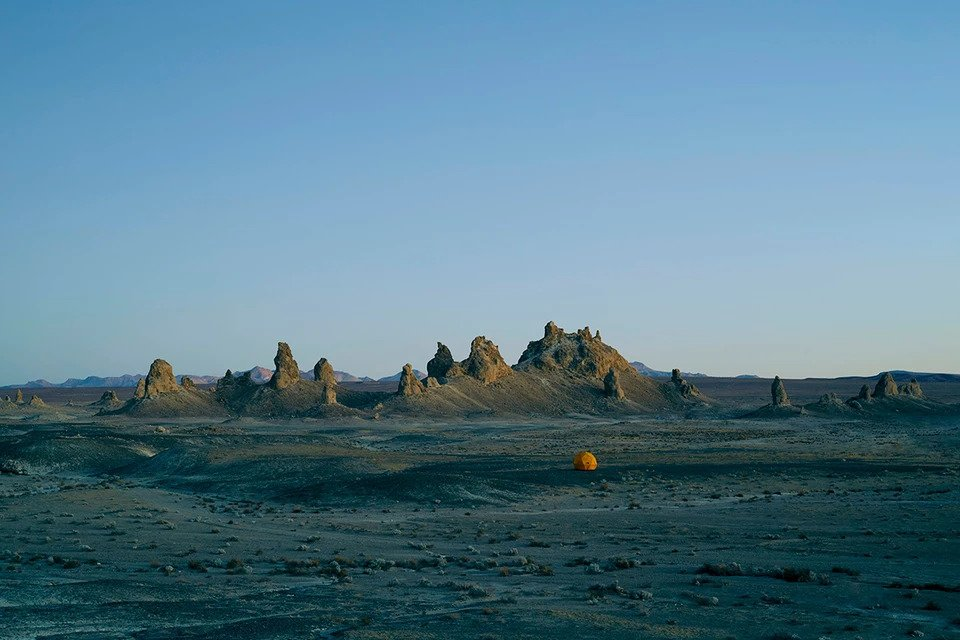
#> input picture ss/geodome.jpg, 960 x 640 px
$ python main.py ss/geodome.jpg
#> lines starting #> are read from the running program, lines starting #| are printed output that depends on the picture
from sklearn.cluster import KMeans
import numpy as np
import argparse
import cv2
from matplotlib import pyplot as plt

default_pallete = 5
downscale_size = 200

def get_palette(img, num_clusers=default_pallete):
    kmeans = KMeans(n_clusters=num_clusers)
    channels = img.shape[2]
    points = img.reshape(-1, channels)
    kmeans.fit(points)
    return kmeans.cluster_centers_

if __name__ == "__main__":

    parser = argparse.ArgumentParser()
    parser.add_argument(
        "-n",
        dest='palette_size',
        type=int,
        help=f"pallete size (default={default_pallete})",
        default=default_pallete,
    )
    parser.add_argument("file", help="path to the image file")

    args = parser.parse_args()

    img = cv2.imread(args.file)
#> img is the input picture: shape (640, 960, 3); mean B, G, R 141.9, 124.6, 87.6
    cv2.imshow('image', img)

    num_clusers = args.palette_size

    #downsample
    img = cv2.resize(img, (downscale_size, downscale_size))
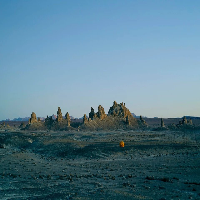
#> img: shape (200, 200, 3); mean B, G, R 141.9, 124.5, 87.6
    #cv2 cita boje kao BGR umesto RGB
    img = cv2.cvtColor(img, cv2.COLOR_BGR2RGB)

    colors = get_palette(img, num_clusers=num_clusers)
#> colors = [[148.3, 181.3, 201.9], [34.95, 65.89, 69.48], [107, 159.6, 196], [8.81, 43.93, 49.46], [70.38, 87.44, 83.99]]
    #array[None] daje dimenziju
    #npr. colors.shape (num_clusters, 3) -> colors.shape (1, num_clusters, 3)
    #jer pyplot ocekuje matricu
    #i scale na [0-1]
    colors = colors[None]/255.
#> colors = [[0.582, 0.711, 0.792], [0.137, 0.258, 0.272], [0.42, 0.626, 0.769], [0.0346, 0.172, 0.194], [0.276, 0.343, 0.329]]

    plt.figure(figsize=(3*num_clusers, 3))
    plt.imshow(colors)
    plt.show()
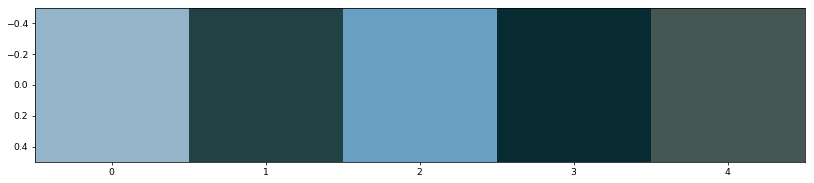
#> figure drawn by matplotlib, 1 panel
